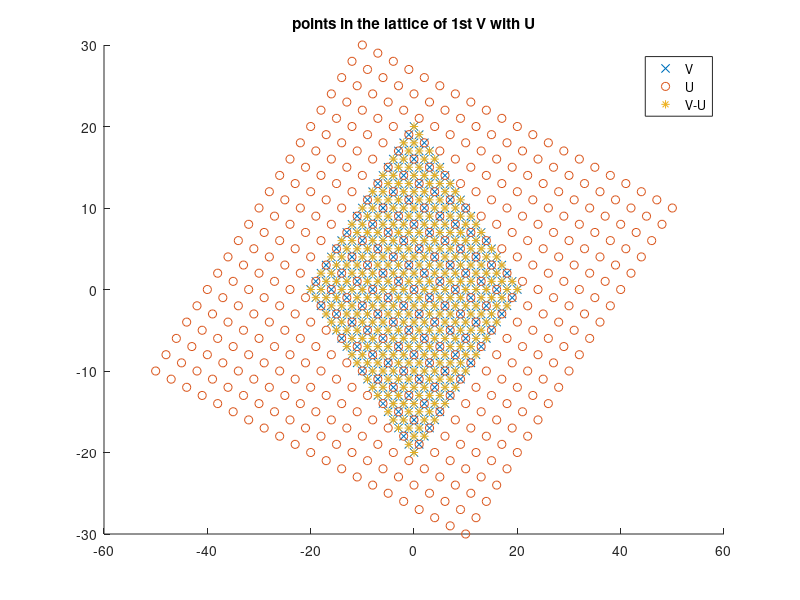
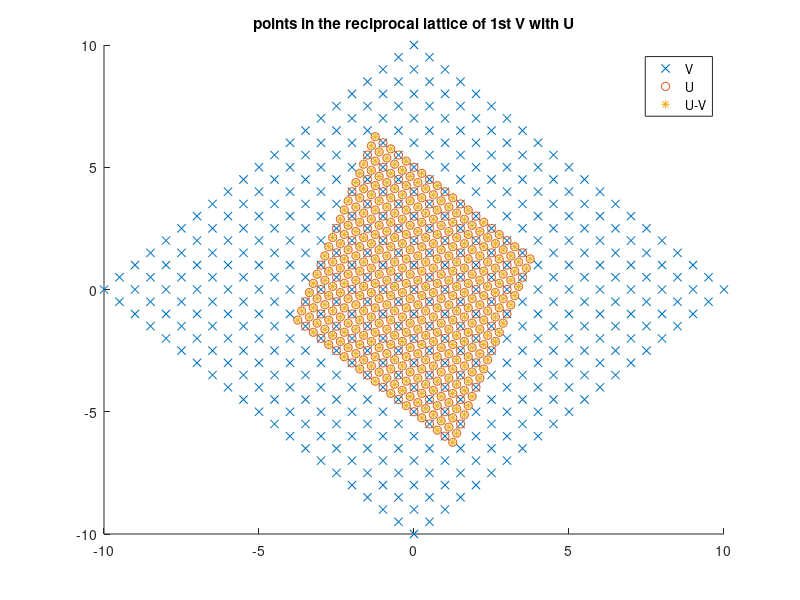
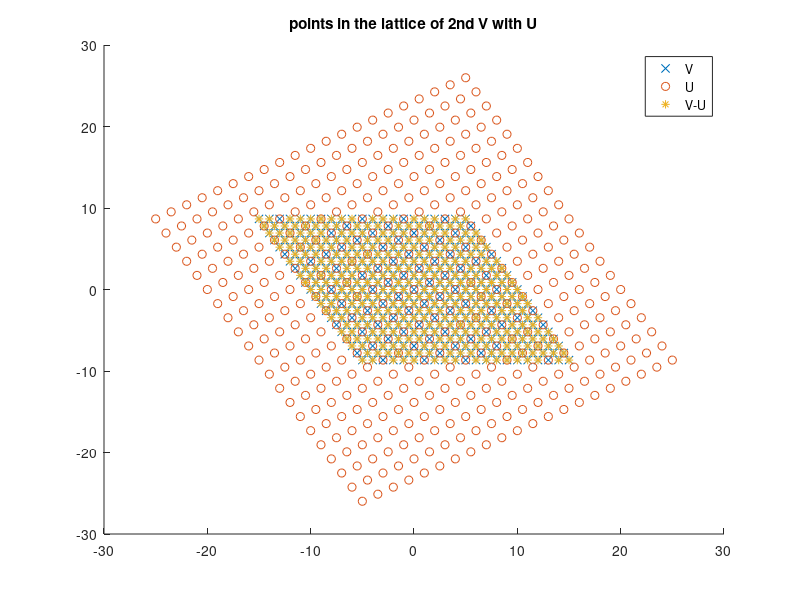
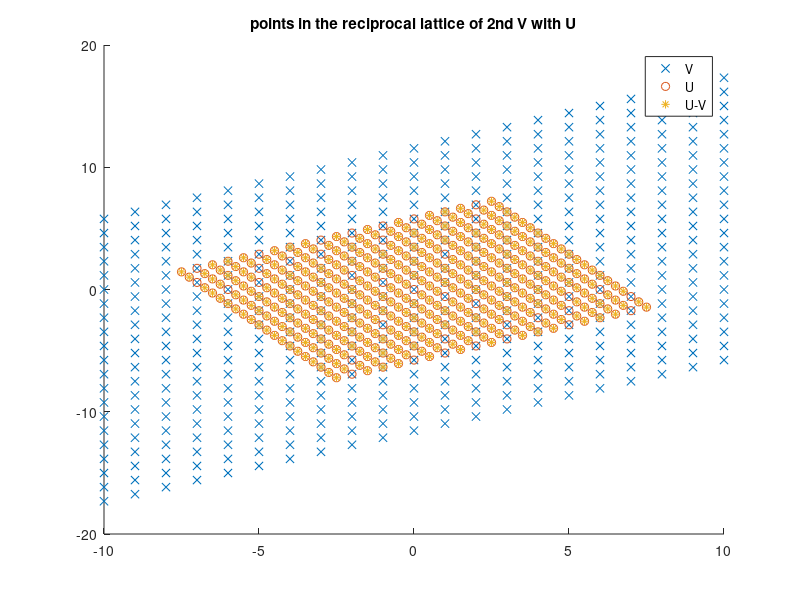

Source code (MATLAB) for these figures, in order: (Note: this script raises an error after producing the figures.)
%%
% ECE 418 Digital Video
% Problems: Lattices
% DongKyu Kim
%
clear all; close all; clc;
%% 1

% Lattice and Reciprocal Lattice V, V^
V1 = [1,1;-1,1];
V2 = [1,-1/2;0,sqrt(3)/2];
V1r = V1^(-1).';
V2r = V2^(-1).';
n = -10:10;
n_vec = [kron(ones(1,21),n)',kron(n,ones(1,21))']';

r1 = V1*n_vec;
r2 = V2*n_vec;
rr1 = V1r*n_vec;
rr2 = V2r*n_vec;

% Lattice and Reciprocal Lattice U, U^
M = [2,0;1,2];
U1 = V1*M;
U2 = V2*M;
U1r = U1^(-1).';
U2r = U2^(-1).';

ru1 = U1*n_vec;
ru2 = U2*n_vec;
rur1 = U1r*n_vec;
rur2 = U2r*n_vec;

% Non overlapping Points
star1 = setdiff(r1.',ru1.','rows').';
star2 = setdiff(r2.',ru2.','rows').';
starr1 = setdiff(rur1.',rr1.','rows').'; %Lvhat < Luhat rur1 is denser
starr2 = setdiff(rur2.',rr2.','rows').';
% I think due to precision error matlab misses some points for V2

%Plotting
% I was being lazy and plotted the whole V, U first then plotted * points.
figure(1);
hold on;
plot(r1(1,:),r1(2,:),'x');
plot(ru1(1,:),ru1(2,:),'o');
plot(star1(1,:),star1(2,:),'*');
legend('V', 'U','V-U');
hold off;
title('points in the lattice of 1st V with U');

figure(2);
hold on;
plot(rr1(1,:),rr1(2,:),'x');
plot(rur1(1,:),rur1(2,:),'o');
plot(starr1(1,:),starr1(2,:),'*');
legend('V', 'U','U-V');
hold off;
title('points in the reciprocal lattice of 1st V with U');

figure(3);
hold on;
plot(r2(1,:),r2(2,:),'x');
plot(ru2(1,:),ru2(2,:),'o');
plot(star2(1,:),star2(2,:),'*');
legend('V', 'U','V-U');
hold off;
title('points in the lattice of 2nd V with U');

figure(5);
hold on;
plot(rr2(1,:),rr2(2,:),'x');
plot(rur2(1,:),rur2(2,:),'o');
plot(starr2(1,:),starr2(2,:),'*');
legend('V', 'U','U-V');
hold off;
title('points in the reciprocal lattice of 2nd V with U');

% Lu < Lv, and Lvhat < Luhat
% as for lattices V is denser than U, and for reciprocal lattices U is
% denser than V.

% In the plot you notice that some of the pixels are skipped. I think this
% is due to the sqrt(3) term in the lattice that triggers some precision
% errors.
%% 2
% on the paper

%% 3

% I denoted Uprime and Vprime as U and V
U = [14, 2; 2, 2];
V = [3, 1; 0, 1];
M = [4, 0; 2, 2]; %overwrite M
% U == V*M % confirm that U = VM

E1 = [2,1;1,0];
mu = diag([2,4]);
E2 = [1,1;0,-1];
% M == E1*mu*E2 % confirm that the Smith form works
% det(E1);
% det(E2); % these are both -1, hence unimodular
lu = U*n_vec;
lv = V*n_vec;

figure(6);
hold on;
plot(lu(1,:),lu(2,:),'x');
plot(lv(1,:),lv(2,:),'o');
legend('U(prime)', 'V(prime)');
hold off;
title('Image of Lu(prime) and Lv(prime)');

% I denoted U and V to U_new and V_new
U_new = U*inv(E2);
V_new = V*E1;
% U_new == V_new*mu; %confirm that these two are equal
lu_n = U_new*n_vec;
lv_n = V_new*n_vec;

n1 = -9:2:9;
n2 = -5:4:10;
n_coset = [kron(ones(1,4),n1)',kron(n2,ones(1,10))']';
lv_n_off = V_new*n_coset;

figure(7);
hold on;
plot(lu_n(1,:),lu_n(2,:),'o');
plot(lv_n(1,:),lv_n(2,:),'x');
plot(lv_n_off(1,:),lv_n_off(2,:),'*');
legend('U', 'V','U offset [1,3]');
hold off;
title('Image of Lu and Lv (normalized)');

% The index group I(U,V) is
% {(0,1) (0,2) (0,3) (1,1) (1,2) (1,3)}

%Reciprocal
Vr = V_new^(-1).';
Ur = U_new^(-1).';
lur_n = Ur*n_vec;
lvr_n = Vr*n_vec;

figure(8);
hold on;
plot(lur_n(1,:),lur_n(2,:),'x');
plot(lvr_n(1,:),lvr_n(2,:),'o');
legend('U', 'V');
hold off;
title('Image of Lu and Lv (normalized and Reciprocal)');

%Unit Cell
% I will be doing voronoi unit cell
% By inspection the points are seperated by more than 1/2. So I will be using a bigger window for unit cell.
%grid = -2:0.01:2-0.01;
%grid_vec = [kron(ones(1,400),grid)',kron(grid,ones(1,400))']';
adjacent_points = [0,-1,0,1;-1,0,1,0]; % group of points that are closest to the origin
temp_cell = V_new*adjacent_points;
vertices = temp_cell/2;
% I think it's better to just derive the unit cell from adjacent points
figure(9);
fill(vertices(1,:),vertices(2,:),'b');
title('unit cell for lattice V')

temp_cell2 = Vr*adjacent_points;
vertices2 = temp_cell2/2;
figure(10);
fill(vertices2(1,:),vertices(2,:),'b');
title('unit cell for reciprocal lattice of V');

% Referring to previous plots, the unit cells seem to be reasonable.

% I propose 
mu1 = [2,0;0,1];
mu2 = [1,0;0,4];
%mu == mu1*mu2 % they obviously match
W = V_new*mu1;
lw_n = W*n_vec;
figure(11);
hold on;
plot(lu_n(1,:),lu_n(2,:),'x');
plot(lw_n(1,:),lw_n(2,:),'o');
plot(lv_n(1,:),lv_n(2,:),'*');
legend('U', 'W', 'V');
hold off;
title('Image of Lu, Lv and Lw (intermediate lattice)');
% Notice that Lu < Lw < Lv

Wr = W^(-1).';
lwr_n = Wr*n_vec;
figure(12);
hold on;
plot(lur_n(1,:),lur_n(2,:),'x');
plot(lwr_n(1,:),lwr_n(2,:),'o');
plot(lvr_n(1,:),lvr_n(2,:),'*');
legend('Ur','Wr','Vr');
hold off;
title('Image of reciprocal lattices of U, V, W(intermediate lattice)');
% Notiice that Lv < Lw < Lu

%% 4
% functions are separate files.
% test functions
x.gen = [1,1;-1,1];
x.n = randi(10,2,20);
x.data = 1:20;

M = eye(2);
M(1) = 2; % this is like downsampling the first dimension by 2

y = decimation(x,M); % I expect data with an even number on the first dimension of n to survive.
disp(x)
disp(y)
y2 = interpolation(x,M); % r should be conserved
disp(x.gen*x.n)
disp(y2.gen*y2.n)

%% 5

V = V1;
V = [1 1;-1 1];
M = [2 0; 1 2];
U = V*M;

n_small = -1:1;
n_small_vec = [kron(ones(1,3),n_small)',kron(n_small,ones(1,3))']';

x0.n = inv(V)*U*n_small_vec; % this is like my decimation function
x0.data = ones(1,9);
x0.gen = V;

%looking at M, adding 1 to all the first dimension of x0.n will move it to a coset.
x1 = x0;
x1.n = x0.n+[1;0];

x2 = x0;
x2.n = V*n_small_vec; %from what I understand indexset I(U,V) is like just V.

[a,b] = meshgrid(-0.5:0.01:0.49); % 100 points
X2 = zeros(100); X1 = X2; X0 = X1;

for i = 1:100
    for ii = 1:100
        f = [-0.51+i/100,-0.51+ii/100].';
        X0(i,ii)=myFT(x0,f);
        X1(i,ii)=myFT(x1,f);
        X2(i,ii)=myFT(x2,f);
    end
end

figure(13);
contour(a,b,abs(X0));
title('Magnitude Spectra of x0');

figure(14);
contour(a,b,abs(X1));
title('Magnitude Spectra of x1');

% As expected x0, x1 look the same in the magnitude spectra.
figure(15);
contour(a,b,abs(X2));
title('Magnitude Spectra of x2');
